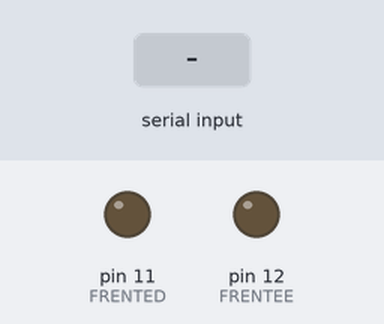
Bench run of a sketch on a simulated Arduino Uno, built with avr-gcc and run on an emulated ATmega328P. Shown: output pins drawn as LEDs (lit = HIGH). Inputs (shaded band) come from the test bench.

Above: at 1.2 s.
1.3 s: "3" received over Serial
At 1.45 s:
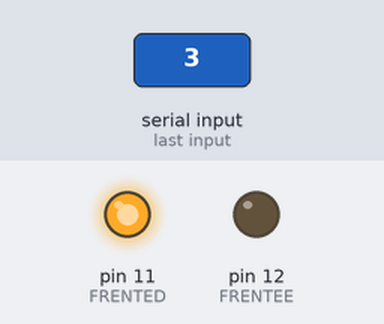
3.1 s: "5" received over Serial
At 3.25 s:
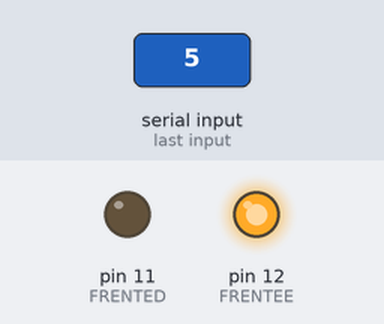
Timing chart, 0 to 6.1 s (numbered marks = the images above; inputs shaded):
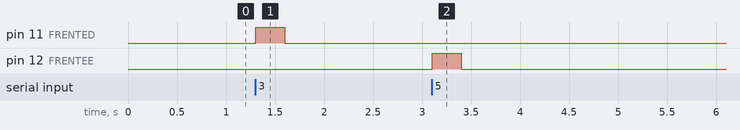

The sketch:

veiculo.ino
```cpp
const int FRENTEE = 12;
const int FRENTED = 11;


int byteEntrada = 0;

void setup(){
  Serial.begin(9600); // Em alguns casos poderá ser alterado o valor
  pinMode(FRENTEE,OUTPUT);
  pinMode(FRENTED,OUTPUT);


  digitalWrite(FRENTEE,LOW);
  digitalWrite(FRENTED,LOW);

}


void loop(){
    if(Serial.available()>0){
    byteEntrada = Serial.read();

    //IR PARA FRENTE
   // Poderia ser adicionado somente o comando após o else if porém quis dar a possibiidade de encerrar o comando antes dos 300 ms
      if(byteEntrada == '0'){
        digitalWrite(FRENTED,LOW);
      }else if(byteEntrada == '1'){
       digitalWrite(FRENTED,HIGH);
       digitalWrite(FRENTEE,HIGH);
       digitalWrite(FRENTED,LOW);
       digitalWrite(FRENTEE,LOW);

      }

    //GIRAR A DIREITA
   // Poderia ser adicionado somente o comando após o else if porém quis dar a possibiidade de encerrar o comando antes dos 300 ms
      if(byteEntrada == '2'){
        digitalWrite(FRENTED,LOW);
      }else if(byteEntrada == '3'){
        digitalWrite(FRENTED,HIGH);
        delay(300);
        digitalWrite(FRENTED,LOW);


      }

   //GIRAR A ESQUERDA
   // Poderia ser adicionado somente o comando após o else if porém quis dar a possibiidade de encerrar o comando antes dos 300 ms
      if(byteEntrada == '4'){
        digitalWrite(FRENTEE,LOW);
      }else if(byteEntrada == '5'){
        digitalWrite(FRENTEE,HIGH);
        delay(300);
        digitalWrite(FRENTEE,LOW);

      }
  }
}
```

Measured:
- after the input at 1.3 s, pin 11 (FRENTED): LOW → HIGH at once, → LOW 0.30 s later
- after the input at 3.1 s, pin 12 (FRENTEE): LOW → HIGH at once, → LOW 0.30 s later
